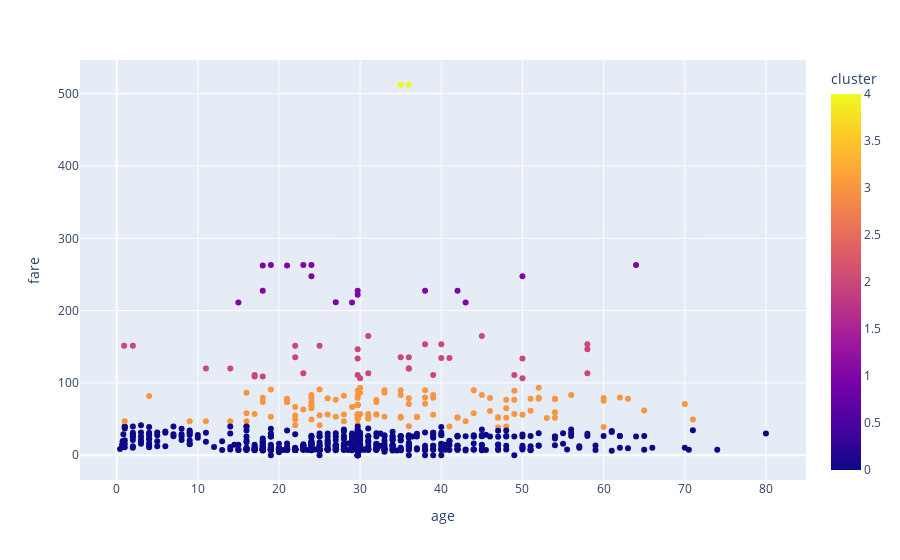

Notebook code cell kept with this figure:
### Code cell
import plotly.express as px
fit = px.scatter(df, x='age', y='fare', color='cluster')
fit.show()

### Figure 1 — Plotly figure (JSON) as saved in the notebook; plotly's stock layout.template omitted (floating-point values rounded to 4 significant figures; data arrays with more than 128 entries replaced by an {"elided": "..."} marker saying what was removed)
{"data": [{"hovertemplate": "age=%{x}<br>fare=%{y}<br>cluster=%{marker.color}<extra></extra>", "legendgroup": "", "marker": {"color": {"elided": "891 int values"}, "coloraxis": "coloraxis", "symbol": "circle"}, "mode": "markers", "name": "", "orientation": "v", "showlegend": false, "type": "scatter", "x": {"elided": "891 float values"}, "xaxis": "x", "y": {"elided": "891 float values"}, "yaxis": "y"}], "layout": {"coloraxis": {"colorbar": {"title": {"text": "cluster"}}, "colorscale": [[0, "#0d0887"], [0.1111, "#46039f"], [0.2222, "#7201a8"], [0.3333, "#9c179e"], [0.4444, "#bd3786"], [0.5556, "#d8576b"], [0.6667, "#ed7953"], [0.7778, "#fb9f3a"], [0.8889, "#fdca26"], [1, "#f0f921"]]}, "legend": {"tracegroupgap": 0}, "margin": {"t": 60}, "xaxis": {"anchor": "y", "domain": [0, 1], "title": {"text": "age"}}, "yaxis": {"anchor": "x", "domain": [0, 1], "title": {"text": "fare"}}}}
